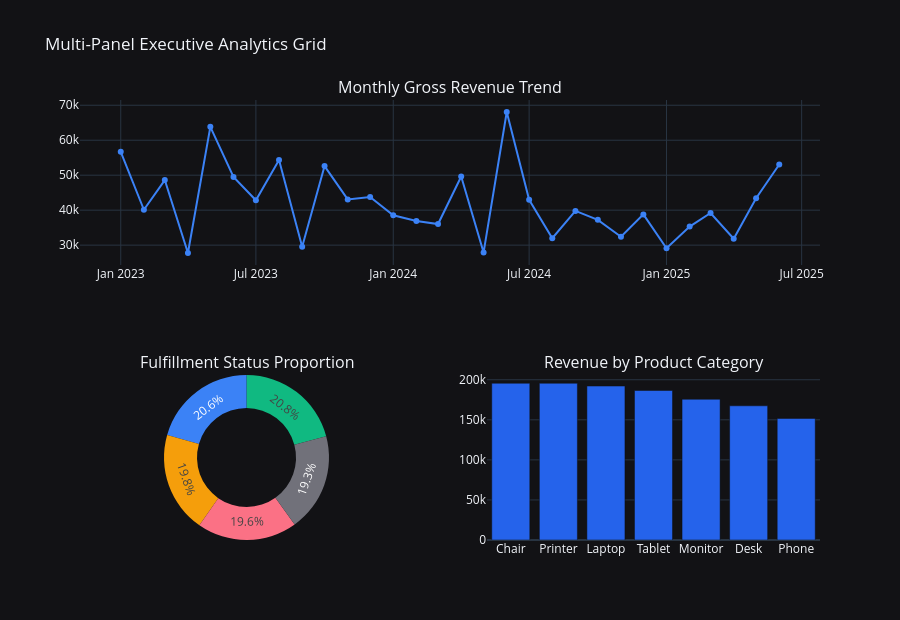

Notebook code for this chart:
### Markdown cell above
### 9. Advanced Interactive Visualizations
Interactive analytical views powered by Plotly:
- Multi-panel executive subplot grid.
- Dynamic animated bubble chart across the temporal dimension.

### Code cell
# 9.1 Interactive Dashboard-Style Subplot Grid
fig = make_subplots(
    rows=2, cols=2,
    specs=[[{"colspan": 2}, None], [{"type": "pie"}, {"type": "bar"}]],
    subplot_titles=("Monthly Gross Revenue Trend", "Fulfillment Status Proportion", "Revenue by Product Category")
)

# Line plot
fig.add_trace(
    go.Scatter(x=monthly_ts['OrderMonth'], y=monthly_ts['TotalRevenue'], mode='lines+markers', name='Revenue', line=dict(color=ACCENT_BLUE, width=2)),
    row=1, col=1
)

# Pie plot
status_agg = df['OrderStatus'].value_counts()
fig.add_trace(
    go.Pie(labels=status_agg.index, values=status_agg.values, hole=0.6, marker=dict(colors=[ACCENT_GREEN, ACCENT_BLUE, ACCENT_AMBER, ACCENT_ROSE, '#71717a'])),
    row=2, col=1
)

# Bar plot
fig.add_trace(
    go.Bar(x=prod_deep['Product'], y=prod_deep['TotalRevenue'], name='Product Revenue', marker_color='#2563eb'),
    row=2, col=2
)

fig.update_layout(
    title="Multi-Panel Executive Analytics Grid",
    template='plotly_dark', paper_bgcolor='#121215', plot_bgcolor='#121215',
    showlegend=False, height=620
)
fig.show()

### Figure 1 — Plotly figure (JSON) as saved in the notebook; plotly's stock layout.template omitted (floating-point values rounded to 4 significant figures)
{"data": [{"line": {"color": "#3b82f6", "width": 2}, "mode": "lines+markers", "name": "Revenue", "type": "scatter", "x": ["2023-01", "2023-02", "2023-03", "2023-04", "2023-05", "2023-06", "2023-07", "2023-08", "2023-09", "2023-10", "2023-11", "2023-12", "2024-01", "2024-02", "2024-03", "2024-04", "2024-05", "2024-06", "2024-07", "2024-08", "2024-09", "2024-10", "2024-11", "2024-12", "2025-01", "2025-02", "2025-03", "2025-04", "2025-05", "2025-06"], "xaxis": "x", "y": [56690.0, 40120.0, 48610.0, 27750.0, 63840.0, 49500.0, 42820.0, 54350.0, 29530.0, 52610.0, 43080.0, 43750.0, 38530.0, 36910.0, 36030.0, 49610.0, 27910.0, 68070.0, 42960.0, 31990.0, 39790.0, 37230.0, 32410.0, 38790.0, 29100.0, 35320.0, 39200.0, 31820.0, 43400.0, 53050.0], "yaxis": "y"}, {"domain": {"x": [0.0, 0.45], "y": [0.0, 0.375]}, "hole": 0.6, "labels": ["Cancelled", "Returned", "Pending", "Shipped", "Delivered"], "marker": {"colors": ["#10b981", "#3b82f6", "#f59e0b", "#fb7185", "#71717a"]}, "type": "pie", "values": [250, 247, 237, 235, 231]}, {"marker": {"color": "#2563eb"}, "name": "Product Revenue", "type": "bar", "x": ["Chair", "Printer", "Laptop", "Tablet", "Monitor", "Desk", "Phone"], "xaxis": "x2", "y": [195600.0, 195600.0, 192100.0, 186600.0, 175700.0, 167500.0, 151700.0], "yaxis": "y2"}], "layout": {"annotations": [{"font": {"size": 16}, "showarrow": false, "text": "Monthly Gross Revenue Trend", "x": 0.5, "xanchor": "center", "xref": "paper", "y": 1.0, "yanchor": "bottom", "yref": "paper"}, {"font": {"size": 16}, "showarrow": false, "text": "Fulfillment Status Proportion", "x": 0.225, "xanchor": "center", "xref": "paper", "y": 0.375, "yanchor": "bottom", "yref": "paper"}, {"font": {"size": 16}, "showarrow": false, "text": "Revenue by Product Category", "x": 0.775, "xanchor": "center", "xref": "paper", "y": 0.375, "yanchor": "bottom", "yref": "paper"}], "height": 620, "paper_bgcolor": "#121215", "plot_bgcolor": "#121215", "showlegend": false, "title": {"text": "Multi-Panel Executive Analytics Grid"}, "xaxis": {"anchor": "y", "domain": [0.0, 1.0]}, "xaxis2": {"anchor": "y2", "domain": [0.55, 1.0]}, "yaxis": {"anchor": "x", "domain": [0.625, 1.0]}, "yaxis2": {"anchor": "x2", "domain": [0.0, 0.375]}}}
